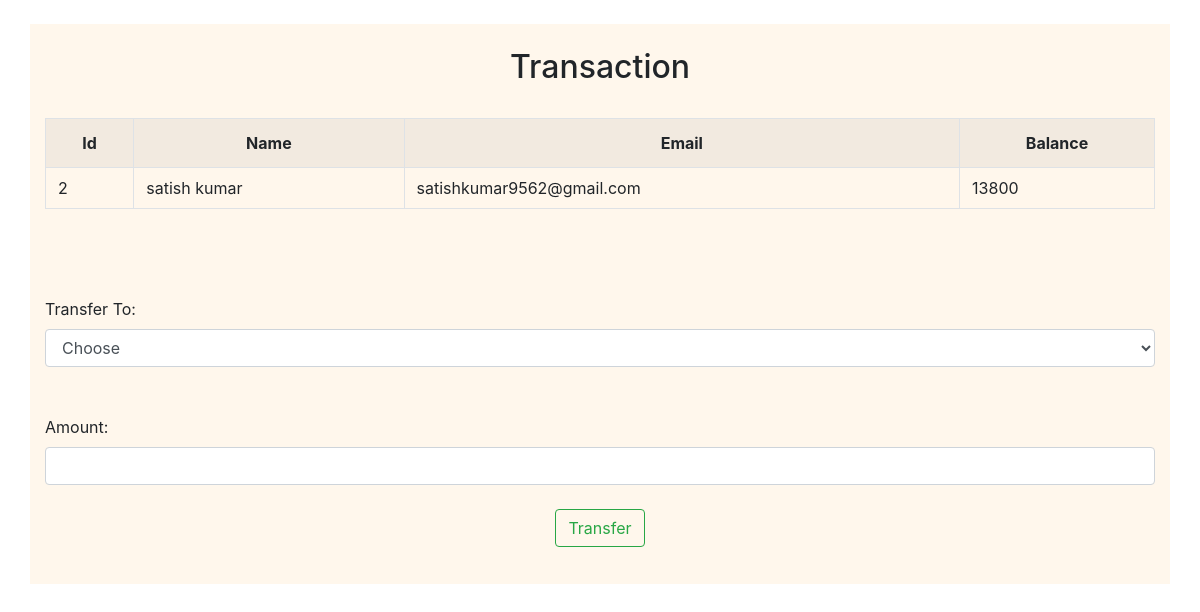
/selecteduserdetail.php?id=2, run on the app's committed database.
### tables this page shows
CREATE TABLE `users` (
  `id` int(5) NOT NULL,
  `name` text NOT NULL,
  `email` varchar(30) NOT NULL,
  `balance` int(8) NOT NULL
);

### selecteduserdetail.php (the view, shortened to what this page needs)
<!DOCTYPE html>
<html lang="en">
<head>
    <link rel="stylesheet" href="https://maxcdn.bootstrapcdn.com/bootstrap/4.0.0/css/bootstrap.min.css">
</head>
<body>
<br/>
    <div class="container-fuild">
        <div class="container">
            <h2 class="text-center pt-4">Transaction</h2>
            <?php
            $sid = $_GET['id'];
            $sql = "SELECT * FROM  users where id=$sid";
            $result = mysqli_query($conn, $sql);
            $rows = mysqli_fetch_assoc($result);
            ?>
            <form method="post" name="tcredit" class="tabletext"><br>
                <div>
                    <table class="table  table-striped table-condensed table-bordered">
                        <tr>
                            <th class="text-center">Id</th>
                            <th class="text-center">Name</th>
                            <th class="text-center">Email</th>
                            <th class="text-center">Balance</th>
                        </tr>
                        <tr>
                            <td class="py-2"><?php echo $rows['id'] ?></td>
                            <td class="py-2"><?php echo $rows['name'] ?></td>
                            <td class="py-2"><?php echo $rows['email'] ?></td>
                            <td class="py-2"><?php echo $rows['balance'] ?></td>
                        </tr>
                    </table>
                </div>
                <br><br><br>
                <label>Transfer To:</label>
                <select name="to" class="form-control" required>
                    <option value="" disabled selected>Choose</option>
                </select>
                <br>
                <br>
                <label>Amount:</label>
                <input type="number" class="form-control" name="amount" required>
                <br>
                <div class="text-center">
                    <button class="btn btn-outline-success" name="submit" type="submit" id="myBtn">Transfer</button>
                </div>
            </form>
        </div>
    </div>
</body>
</html>

### selecteduserdetail.php (style rules this page uses)
.container { background-color: #fff7ebed; height: 560px; }

### data on the page
users: id "2", name "satish kumar", email "satishkumar9562@gmail.com", balance "13800"
